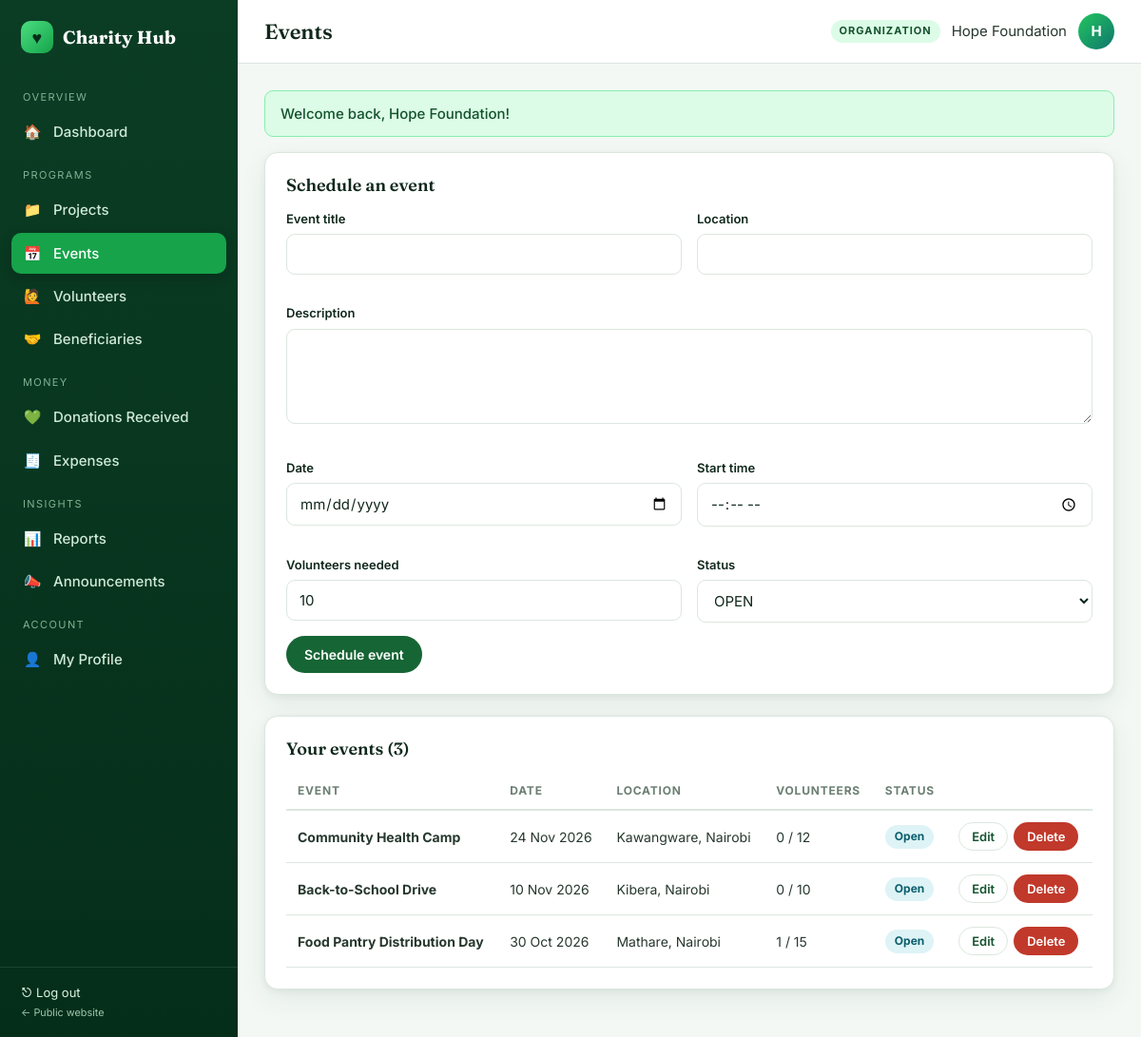
Screenshot of /organization/events.php (signed in) with the database file from the repository.
### tables this page shows
CREATE TABLE organizations (
  org_id INT AUTO_INCREMENT PRIMARY KEY,
  user_id INT NOT NULL,
  organization_name VARCHAR(200) NOT NULL,
  description TEXT NULL,
  location VARCHAR(150) NULL,
  verification_status ENUM('PENDING','VERIFIED','REJECTED') NOT NULL DEFAULT 'PENDING',
  created_at TIMESTAMP DEFAULT CURRENT_TIMESTAMP,
  FOREIGN KEY (user_id) REFERENCES users(user_id) ON DELETE CASCADE
);

CREATE TABLE events (
  event_id INT AUTO_INCREMENT PRIMARY KEY,
  org_id INT NOT NULL,
  title VARCHAR(200) NOT NULL,
  description TEXT NOT NULL,
  location VARCHAR(200) NOT NULL,
  event_date DATE NOT NULL,
  start_time TIME NULL,
  volunteers_needed INT NOT NULL DEFAULT 10,
  status ENUM('OPEN','CLOSED','COMPLETED','CANCELLED') NOT NULL DEFAULT 'OPEN',
  created_at TIMESTAMP DEFAULT CURRENT_TIMESTAMP,
  FOREIGN KEY (org_id) REFERENCES organizations(org_id) ON DELETE CASCADE
);

### includes/org_guard.php (called while the page is built, shortened)
<?php
$org = my_org();
$orgId = (int)$org['org_id'];

### organization/events.php (the view, shortened to what this page needs)
<?php
require_once __DIR__ . '/../includes/bootstrap.php';
require_once __DIR__ . '/../includes/org_guard.php';
$sts = ['OPEN','CLOSED','COMPLETED','CANCELLED'];
$edit = isset($_GET['edit']) ? db_one("SELECT * FROM events WHERE event_id=? AND org_id=?", [(int)$_GET['edit'], $orgId]) : null;
$rows = db_all("SELECT e.*, (SELECT COUNT(*) FROM volunteer_signups s WHERE s.event_id=e.event_id AND s.status='APPROVED') ap FROM events e WHERE e.org_id=? ORDER BY e.event_date DESC", [$orgId]);
$pageTitle = 'Events';
include __DIR__ . '/../includes/header.php'; org_notice();
?>
<div class="card"><h2><?= $edit ? 'Edit event' : 'Schedule an event' ?></h2>
<form method="post"><?= csrf_field() ?><input type="hidden" name="action" value="<?= $edit ? 'update' : 'create' ?>"><input type="hidden" name="id" value="<?= (int)($edit['event_id'] ?? 0) ?>">
 <div class="form-grid">
  <div class="field"><label>Event title</label><input name="title" value="<?= e($edit['title'] ?? '') ?>" required></div>
  <div class="field"><label>Location</label><input name="location" value="<?= e($edit['location'] ?? '') ?>" required></div>
  <div class="field full"><label>Description</label><textarea name="description" required><?= e($edit['description'] ?? '') ?></textarea></div>
  <div class="field"><label>Date</label><input type="date" name="event_date" value="<?= e($edit['event_date'] ?? '') ?>" required></div>
  <div class="field"><label>Start time</label><input type="time" name="start_time" value="<?= e(substr($edit['start_time'] ?? '', 0, 5)) ?>"></div>
  <div class="field"><label>Volunteers needed</label><input type="number" min="1" name="volunteers_needed" value="<?= e($edit['volunteers_needed'] ?? 10) ?>" required></div>
  <div class="field"><label>Status</label><select name="status"><?php foreach ($sts as $s): ?><option <?= ($edit['status'] ?? 'OPEN')===$s?'selected':'' ?>><?= $s ?></option><?php endforeach; ?></select></div>
 </div><div class="actions"><button class="btn"><?= $edit ? 'Save changes' : 'Schedule event' ?></button><?php if ($edit): ?><a class="btn btn-light" href="<?= url('organization/events.php') ?>">Cancel</a><?php endif; ?></div></form></div>
<div class="card"><h2>Your events (<?= count($rows) ?>)</h2><div class="table-wrap"><table><thead><tr><th>Event</th><th>Date</th><th>Location</th><th>Volunteers</th><th>Status</th><th></th></tr></thead><tbody>
<?php foreach ($rows as $v): ?><tr><td><b><?= e($v['title']) ?></b></td><td><?= fdate($v['event_date']) ?></td><td><?= e($v['location']) ?></td><td><?= (int)$v['ap'] ?> / <?= (int)$v['volunteers_needed'] ?></td><td><?= status_badge($v['status']) ?></td>
<td><div class="actions"><a class="btn btn-sm btn-light" href="?edit=<?= $v['event_id'] ?>">Edit</a><form method="post" data-confirm="Delete this event?"><button class="btn btn-sm btn-danger">Delete</button></form></div></td></tr>
<?php endforeach; if (!$rows): ?><tr><td colspan="6" class="empty">No events yet.</td></tr><?php endif; ?></tbody></table></div></div>
<?php include __DIR__ . '/../includes/footer.php';

### includes/header.php (shortened to what this page needs)
<?php
$pageTitle = $pageTitle ?? 'Dashboard';
$u = current_user();
$menus = [
 'ADMIN' => [
   ['Overview', null], ['Dashboard','admin/dashboard.php','🏠'],
   ['Manage', null], ['Users','admin/users.php','👥'], ['Organizations','admin/organizations.php','🏢'],
   ['Donations','admin/donations.php','💚'], ['Projects','admin/projects.php','📁'], ['Events','admin/events.php','📅'],
   ['Insights', null], ['Reports','admin/reports.php','📊'], ['Announcements','admin/announcements.php','📣'],
   ['Account', null], ['My Profile','profile.php','👤'],
 ],
 'ORGANIZATION' => [
   ['Overview', null], ['Dashboard','organization/dashboard.php','🏠'],
   ['Programs', null], ['Projects','organization/projects.php','📁'], ['Events','organization/events.php','📅'],
   ['Volunteers','organization/volunteers.php','🙋'], ['Beneficiaries','organization/beneficiaries.php','🤝'],
   ['Money', null], ['Donations Received','organization/donations.php','💚'], ['Expenses','organization/expenses.php','🧾'],
   ['Insights', null], ['Reports','organization/reports.php','📊'], ['Announcements','announcements.php','📣'],
   ['Account', null], ['My Profile','profile.php','👤'],
 ],
 'DONOR' => [
   ['Overview', null], ['Dashboard','donor/dashboard.php','🏠'],
   ['Give', null], ['Browse Projects','donor/projects.php','🔎'], ['Make a Donation','donor/donate.php','💚'],
   ['My Giving', null], ['Donation History','donor/history.php','🧾'], ['Announcements','announcements.php','📣'],
   ['Account', null], ['My Profile','profile.php','👤'],
 ],
 'VOLUNTEER' => [
   ['Overview', null], ['Dashboard','volunteer/dashboard.php','🏠'],
   ['Volunteer', null], ['Open Events','volunteer/events.php','📅'], ['My Sign-ups','volunteer/my_events.php','✅'],
   ['Announcements','announcements.php','📣'],
   ['Account', null], ['My Profile','profile.php','👤'],
 ],
 'BENEFICIARY' => [
   ['Overview', null], ['Dashboard','beneficiary/dashboard.php','🏠'],
   ['Support', null], ['Request Assistance','beneficiary/request.php','🆘'], ['My Requests','beneficiary/requests.php','📋'],
   ['Announcements','announcements.php','📣'],
   ['Account', null], ['My Profile','profile.php','👤'],
 ],
];
$items = $menus[$u['role']] ?? [];
$self = str_replace('\\','/',$_SERVER['SCRIPT_NAME']);
?><!DOCTYPE html>
<html lang="en">
<head>
<link rel="stylesheet" href="<?= asset('css/app.css') ?>">
</head>
<body>
<div class="shell">
<aside class="sidebar">
  <a class="logo" href="<?= url(dashboard_path($u['role'])) ?>" style="text-decoration:none"><span class="logo-mark">♥</span> Charity Hub</a>
  <nav>
    <?php foreach ($items as $it): ?>
      <?php if ($it[1] === null): ?><div class="nav-label"><?= e($it[0]) ?></div>
      <?php else: $active = (substr($self, -strlen($it[1])) === $it[1]) ? 'active' : ''; ?>
        <a href="<?= url($it[1]) ?>" class="<?= $active ?>"><span class="ic"><?= $it[2] ?></span><?= e($it[0]) ?></a>
      <?php endif; ?>
    <?php endforeach; ?>
  </nav>
  <div class="side-foot"><a href="<?= url('auth/logout.php') ?>" style="color:#d8f5e2">⎋ Log out</a><br><small><a href="<?= url('index.php') ?>" style="color:#9cc7ad">← Public website</a></small></div>
</aside>
<div class="main">
  <div class="topbar">
    <div style="display:flex;align-items:center;gap:12px"><button class="menu-btn" id="menuBtn" aria-label="Menu">☰</button><h1><?= e($pageTitle) ?></h1></div>
    <div class="who"><span class="role-tag"><?= e($u['role']) ?></span><span class="name"><?= e($u['name']) ?></span><div class="avatar"><?= e(strtoupper(substr($u['name'],0,1))) ?></div></div>
  </div>
  <div class="content">
  <?php foreach (get_flash() as $f): ?>
    <div class="alert alert-<?= e($f['type']) ?>"><?= e($f['msg']) ?></div>
  <?php endforeach; ?>

### includes/bootstrap.php (shortened to what this page needs)
<?php
require_once ROOT_PATH . '/config/db.php';
function e($v) { return htmlspecialchars((string)($v ?? ''), ENT_QUOTES, 'UTF-8'); }
function url($path = '') { return BASE_URL . '/' . ltrim($path, '/'); }
function asset($path) { return url('assets/' . ltrim($path, '/')); }
function fdate($d, $fmt = 'd M Y') { return $d ? date($fmt, strtotime($d)) : '—'; }
function get_flash() { $f = $_SESSION['flash'] ?? []; unset($_SESSION['flash']); return $f; }
function db_run($sql, $params = []) {
    global $conn;
    $stmt = $conn->prepare($sql);
    if ($params) {
        $types = '';
        foreach ($params as $p) $types .= is_int($p) ? 'i' : (is_float($p) ? 'd' : 's');
        $stmt->bind_param($types, ...$params);
    }
    if (!$stmt->execute()) { error_log("SQL exec error: " . $stmt->error); $stmt->close(); return false; }
    return $stmt;
}
function db_all($sql, $params = []) {
    $s = db_run($sql, $params); if (!$s) return [];
    $r = $s->get_result(); $rows = $r ? $r->fetch_all(MYSQLI_ASSOC) : []; $s->close(); return $rows;
}
function db_one($sql, $params = []) { $rows = db_all($sql, $params); return $rows[0] ?? null; }
function dashboard_path($role) {
    return [
        'ADMIN' => 'admin/dashboard.php', 'ORGANIZATION' => 'organization/dashboard.php',
        'DONOR' => 'donor/dashboard.php', 'VOLUNTEER' => 'volunteer/dashboard.php',
        'BENEFICIARY' => 'beneficiary/dashboard.php',
    ][$role] ?? 'auth/login.php';
}
function current_user() { return $_SESSION['user'] ?? null; }
function my_org() {
    static $org = false;
    if ($org === false) $org = db_one("SELECT * FROM organizations WHERE user_id = ?", [current_user()['id']]);
    return $org;
}
function status_badge($s) {
    $map = ['ACTIVE'=>'ok','VERIFIED'=>'ok','COMPLETED'=>'ok','APPROVED'=>'ok','FULFILLED'=>'ok','ONGOING'=>'info','OPEN'=>'info',
            'PENDING'=>'warn','SUBMITTED'=>'warn','PLANNED'=>'warn','SUSPENDED'=>'bad','REJECTED'=>'bad','DECLINED'=>'bad','CANCELLED'=>'bad','ON_HOLD'=>'warn','CLOSED'=>'muted'];
    $c = $map[strtoupper($s)] ?? 'muted';
    return '<span class="badge badge-' . $c . '">' . e(ucwords(strtolower(str_replace('_', ' ', $s)))) . '</span>';
}

### rows the page displays
organizations: organization_name "Hope Foundation", organization_name "H"
events: title "Community Health Camp", event_date "24 Nov 2026", location "Kawangware, Nairobi", ap "0", volunteers_needed "12", status "Open"
events: title "Back-to-School Drive", event_date "10 Nov 2026", location "Kibera, Nairobi", ap "0", volunteers_needed "10", status "Open"
events: title "Food Pantry Distribution Day", event_date "30 Oct 2026", location "Mathare, Nairobi", ap "1", volunteers_needed "15", status "Open"

### other values shown
$it[0] "OVERVIEW"
$it[2] "🏠"
$it[0] "Dashboard"
$it[0] "PROGRAMS"
$it[2] "📁"
$it[0] "Projects"
$it[2] "📅"
$it[0] "Events"
$it[2] "🙋"
$it[0] "Volunteers"
$it[2] "🤝"
$it[0] "Beneficiaries"
$it[0] "MONEY"
$it[2] "💚"
$it[0] "Donations Received"
